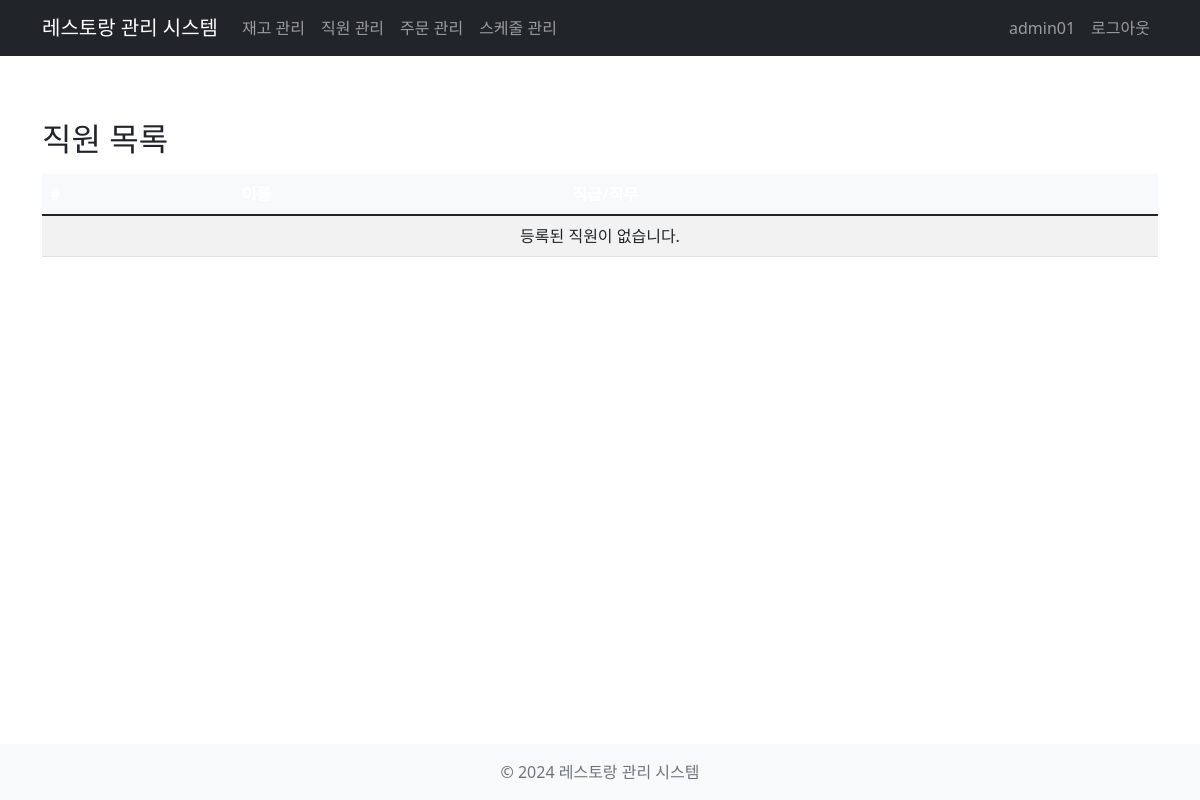
The app's page /employees/ (signed in), older data.
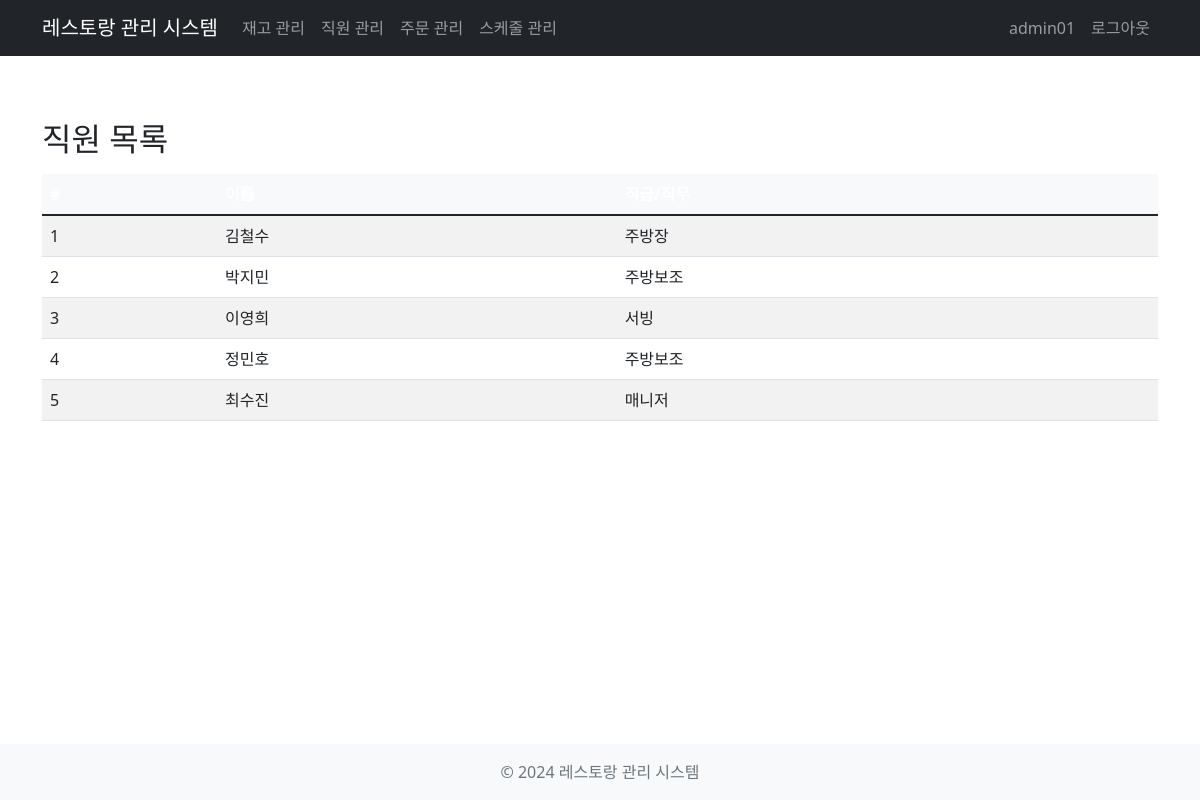
The same page, newer data.
### models/employee.py (models this page shows, shortened)
class Employee(db.Model):
    __tablename__ = 'employees'
    id = db.Column(db.Integer, primary_key=True)
    user_id = db.Column(db.Integer, db.ForeignKey('users.id'), nullable=False)
    name = db.Column(db.String(100), nullable=False)
    position = db.Column(db.String(50), nullable=False)
    phone = db.Column(db.String(20))
    hire_date = db.Column(db.Date, nullable=False)
    created_at = db.Column(db.DateTime, default=datetime.utcnow)
    updated_at = db.Column(db.DateTime, default=datetime.utcnow, onupdate=datetime.utcnow)
    user = db.relationship('User', back_populates='employee')
    contracts = db.relationship('Contract', back_populates='employee', cascade='all, delete-orphan')
    attendances = db.relationship('Attendance', back_populates='employee', cascade='all, delete-orphan')
    schedules = db.relationship('Schedule', back_populates='employee', cascade='all, delete-orphan')

### routes/employees.py (the view)
@employees_bp.route('/', methods=['GET'])
@login_required
def index():
    employees = Employee.query.order_by(Employee.name).all()
    perms = getattr(current_user, 'permissions', {})
    is_admin = perms.get('manage_users', False)
    return render_template(
        'employees/index.html',
        employees=employees,
        is_admin=is_admin
    )

### app.py (called while the page is built)
@login_manager.user_loader
def load_user(user_id):
    return User.query.get(int(user_id))

### templates/employees/index.html (shortened to what this page needs)
{% extends 'base.html' %}
{% block content %}
<div class="container py-4">
  <h2 class="mb-3">직원 목록</h2>
  <div class="table-responsive">
    <table class="table table-striped table-hover align-middle">
      <thead class="table-dark">
        <tr>
          <th>#</th>
          <th>이름</th>
          <th>직급/직무</th>
        </tr>
      </thead>
      <tbody>
        {% for emp in employees %}
        <tr>
          <td>{{ loop.index }}</td>
          <td>{{ emp.name }}</td>
          <td>{{ emp.position }}</td>
        </tr>
        {% else %}
        <tr>
          <td colspan="{% if is_admin %}8{% else %}3{% endif %}" class="text-center">
            등록된 직원이 없습니다.
          </td>
        </tr>
        {% endfor %}
      </tbody>
    </table>
  </div>
</div>
{% endblock %}

Row changes from the older to the newer data that the page shows:
added Employee: name "김철수", position "주방장"
added Employee: name "박지민", position "주방보조"
added Employee: name "이영희", position "서빙"
added Employee: name "정민호", position "주방보조"
added Employee: name "최수진", position "매니저"
Text that changed along with them:
text no longer shown: "등록된 직원이 없습니다."
